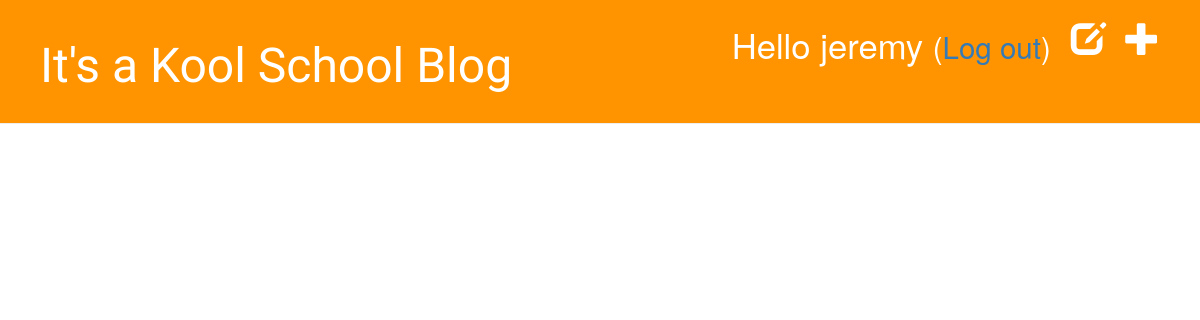
The page /blog/drafts/ (signed in) on the database as committed earlier.
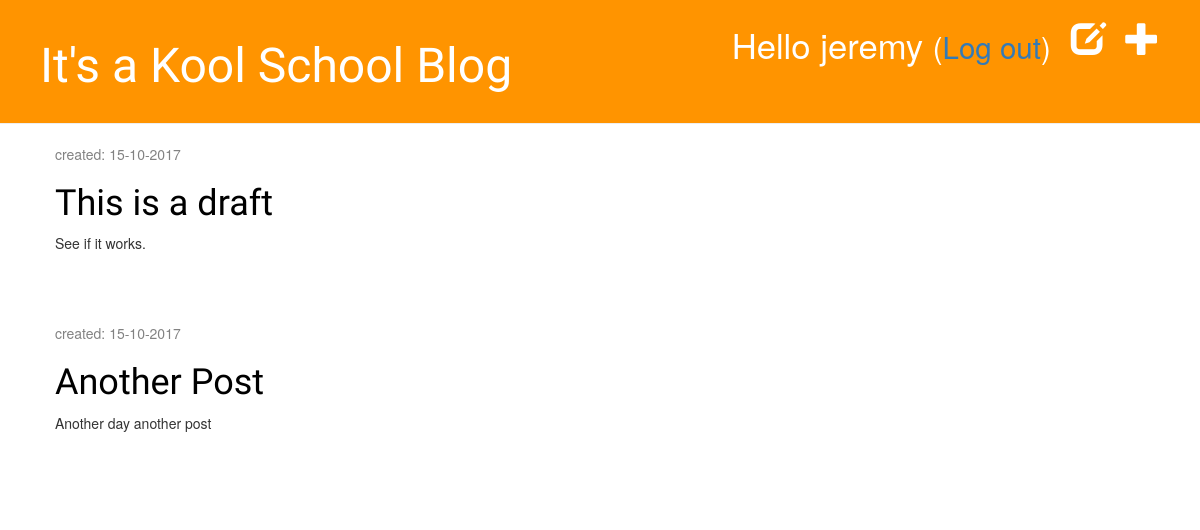
The same page on the database as committed later.
### blog/models.py (models this page shows, shortened)
class Post(models.Model):
    author = models.ForeignKey('auth.User', on_delete=models.CASCADE, null=True, blank=True)
    title = models.CharField(max_length=200)
    text = models.TextField()
    created_date = models.DateTimeField(auto_now_add=True)
    published_date = models.DateTimeField(blank=True, null=True)

### blog/views.py (the view)
@login_required
def post_draft_list(request):
    posts = Post.objects.filter(published_date__isnull=True).order_by('created_date')
    return render(request, 'blog/post_draft_list.html', {'posts': posts})

### blog/templates/blog/post_draft_list.html
{% extends 'blog/base.html' %}
{% block content %}
    {% for post in posts %}
        <div class="post">
            <p class="date">created: {{ post.created_date|date:'d-m-Y' }}</p>
            <h1><a href="{% url 'blog:post_detail' pk=post.pk %}">{{ post.title }}</a></h1>
            <p>{{ post.text|truncatechars:200 }}</p>
        </div>
    {% endfor %}
{% endblock %}

### blog/templates/blog/base.html (shortened to what this page needs)
{% load staticfiles %}
<html>
    <head>
        <link rel="stylesheet" href="//maxcdn.bootstrapcdn.com/bootstrap/3.2.0/css/bootstrap.min.css">
        <link rel="stylesheet" href="//maxcdn.bootstrapcdn.com/bootstrap/3.2.0/css/bootstrap-theme.min.css">
        <link rel="stylesheet" href="{%  static 'css/blog.css' %}">
    </head>
    <body>
        <div class="page-header">
            {% if user.is_authenticated %}
                <a href="{% url 'blog:post_new' %}" class="top-menu"><span class="glyphicon glyphicon-plus"></span></a>
                <a href="{% url 'blog:post_draft_list' %}" class="top-menu"><span class="glyphicon glyphicon-edit"></span></a>
                <p class="top-menu">Hello {{ user.username }} <small>(<a href="{% url 'logout' %}">Log out</a>)</small></p>
            {% else %}
                <a href="{% url 'login' %}" class="top-menu"><span class="glyphicon glyphicon-lock"></span></a>
            {% endif %}
            <h1><a href="/blog/">It's a Kool School Blog</a></h1>
        </div>
        <div class="content container">
            <div class="row">
                <div class="col-md-8">
                {% block content %}
                {% endblock %}
                </div>
            </div>
        </div>
    </body>
</html>

Rows that differ between the two databases and show on the page:
added Post: created_date "15-10-2017", title "This is a draft", text "See if it works."
added Post: created_date "15-10-2017", title "Another Post", text "Another day another post"
